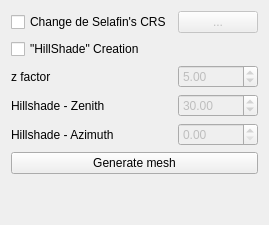
            <widget class="QWidget" name="page_mesh2shp">
             <layout class="QGridLayout" name="gridLayout_2">
              <item row="0" column="0">
               <widget class="QCheckBox" name="checkBox_2">
                <property name="enabled">
                 <bool>true</bool>
                </property>
                <property name="text">
                 <string>Change de Selafin's CRS</string>
                </property>
               </widget>
              </item>
              <item row="0" column="1">
               <widget class="QPushButton" name="pushButton_7">
                <property name="enabled">
                 <bool>false</bool>
                </property>
                <property name="text">
                 <string>...</string>
                </property>
               </widget>
              </item>
              <item row="1" column="0">
               <widget class="QCheckBox" name="checkBox_3">
                <property name="text">
                 <string>&quot;HillShade&quot; Creation</string>
                </property>
               </widget>
              </item>
              <item row="2" column="0">
               <widget class="QLabel" name="label_13">
                <property name="text">
                 <string>z factor</string>
                </property>
                <property name="wordWrap">
                 <bool>true</bool>
                </property>
               </widget>
              </item>
              <item row="2" column="1">
               <widget class="QDoubleSpinBox" name="doubleSpinBox">
                <property name="enabled">
                 <bool>false</bool>
                </property>
                <property name="maximum">
                 <double>20.000000000000000</double>
                </property>
                <property name="value">
                 <double>5.000000000000000</double>
                </property>
               </widget>
              </item>
              <item row="3" column="0">
               <widget class="QLabel" name="label_14">
                <property name="text">
                 <string>Hillshade - Zenith</string>
                </property>
                <property name="wordWrap">
                 <bool>true</bool>
                </property>
               </widget>
              </item>
              <item row="3" column="1">
               <widget class="QDoubleSpinBox" name="doubleSpinBox_2">
                <property name="enabled">
                 <bool>false</bool>
                </property>
                <property name="maximum">
                 <double>360.000000000000000</double>
                </property>
                <property name="value">
                 <double>30.000000000000000</double>
                </property>
               </widget>
              </item>
              <item row="4" column="0">
               <widget class="QLabel" name="label_15">
                <property name="text">
                 <string>Hillshade - Azimuth</string>
                </property>
                <property name="wordWrap">
                 <bool>true</bool>
                </property>
               </widget>
              </item>
              <item row="4" column="1">
               <widget class="QDoubleSpinBox" name="doubleSpinBox_3">
                <property name="enabled">
                 <bool>false</bool>
                </property>
                <property name="maximum">
                 <double>360.000000000000000</double>
                </property>
               </widget>
              </item>
              <item row="5" column="0" colspan="2">
               <widget class="QPushButton" name="pushButton_10">
                <property name="text">
                 <string>Generate mesh</string>
                </property>
                <property name="icon">
                 <iconset>
                  <normaloff>:/plugins/PostTelemac/icons/Play_48x48.png</normaloff>:/plugins/PostTelemac/icons/Play_48x48.png</iconset>
                </property>
               </widget>
              </item>
              <item row="6" column="0">
               <spacer name="verticalSpacer_6">
                <property name="orientation">
                 <enum>Qt::Vertical</enum>
                </property>
                <property name="sizeHint" stdset="0">
                 <size>
                  <width>20</width>
                  <height>40</height>
                 </size>
                </property>
               </spacer>
              </item>
             </layout>
            </widget>
